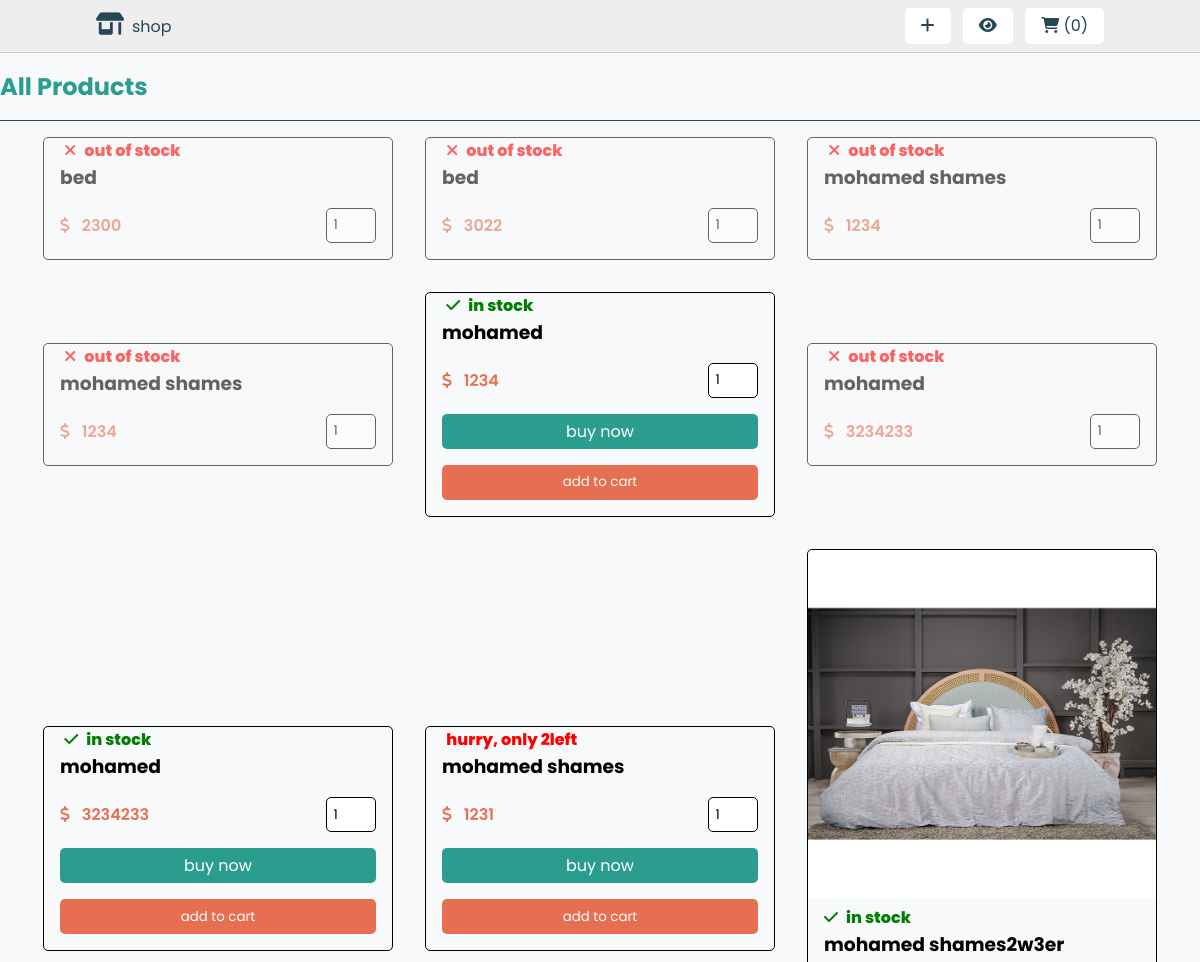
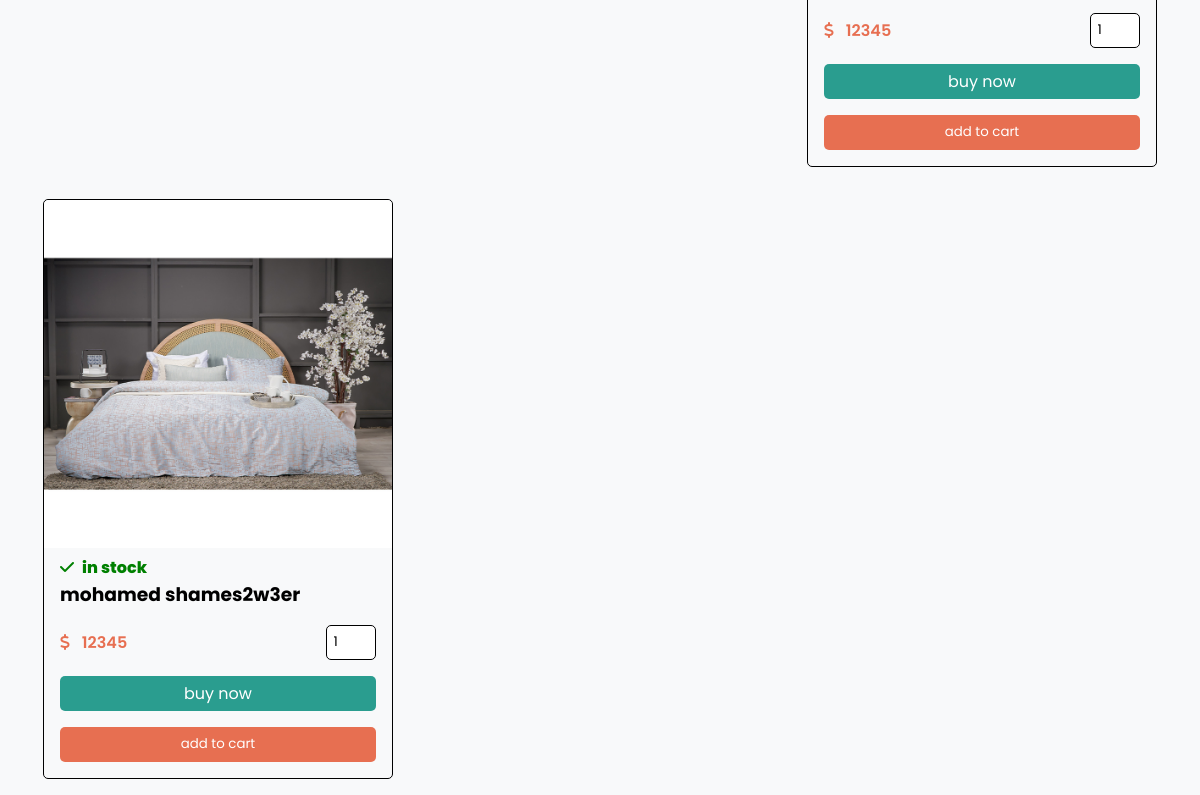
Screenshot of /pages/view_products.php with the database file from the repository (2 pictures, top to bottom).
### tables this page shows
CREATE TABLE `products` (
  `id` varchar(20) NOT NULL,
  `name` varchar(200) NOT NULL,
  `price` varchar(50) NOT NULL,
  `stock` int(100) NOT NULL,
  `image` varchar(30) NOT NULL
);

### pages/view_products.php (the view, shortened to what this page needs)
    <?php
        include "../config/connection.php";
    ?>
<!DOCTYPE html>
<html lang="en">
<head>
    <link rel="stylesheet" href="https://cdnjs.cloudflare.com/ajax/libs/font-awesome/6.3.0/css/all.min.css">
    <link rel="stylesheet" href="../css/style.css">
</head>
<body>
    <?php
    include "../components/header_pages.php"
    ?>
    <section class="view_products">
        <h1 class="heading">All Products</h1>
        <div class="box-containe">
            <?php
            $select_products = $conn->prepare("SELECT * FROM `products`");
            $select_products->execute();
            if ($select_products->rowCount() > 0) {
                while ($fetch_product = $select_products->fetch(PDO::FETCH_ASSOC)) {
            ?>
            <form action="#" method="post" class="box <?php if($fetch_product['stock'] == 0){echo 'disabled';};?>">
                <img src="../uploaded_files/<?= $fetch_product["image"]; ?>" alt="" class="image">
                <?php
                    if($fetch_product['stock'] > 9){ ?>
                    <span style="color: green;"><i class="fas fa-check"></i>in stock</span>
                    <?php }elseif($fetch_product['stock'] == 0){ ?>
                        <span style="color: red;"><i class="fas fa-times"></i>out of stock</span>
                        <?php }else { ?>
                            <span style="color: red;">hurry, only <?= $fetch_product["stock"]; ?>left</span>
                <?php } ?>
                <h3 class="name"><?= $fetch_product['name'];?></h3>
                <div class="flex">
                    <p class="price">
                    <i class="fa-solid fa-dollar-sign"></i> <?= $fetch_product['price']; ?>
                    </p>
                    <input type="number" name="qty" value="1" min="1" max="99" maxlength="2" required class="qty">
                </div>
                    <div class="btns">
                    <?php if($fetch_product['stock'] != 0){ ?>
                    <a href="#" class="buy">buy now</a>
                <input type="submit" value="add to cart" name="add_to_cart" class="cart">
                        <?php }; ?>
                    </div>
            </form>
            <?php
                }
            } else {
                echo '<p class="empty">no products added yet!</p>';
            }
            ?>
        </div>
    </section>
</body>
</html>

### components/header_pages.php
<header class="header">
    <div class="flex">
        <a href="../index.php" class="logo"><i class="fas fa-sharp fa-regular fa-shop"></i>shop</a>
        <nav class="navber">
            <a href="../index.php"><i class="fas fa-plus"></i></a>
            <a href="view_products.php"><i class="fas fa-eye"></i></a>
            <?php
                $count_total_cart_items = $conn->prepare("SELECT * FROM `cart` WHERE user_id = ?");
                $count_total_cart_items->execute([$user_id]);
                $total_cart_items = $count_total_cart_items->rowCount();
            ?>
            <a href="#" class="cart-icon"><i class="fas fa-shopping-cart"></i>
            <span>(<?= $total_cart_items;?>)</span></a>
        </nav>
    </div>
</header>

### css/style.css (style rules this page uses)
* { font-family: 'Poppins', sans-serif; outline: none; margin: 0; padding: 0; transition: all 0.3s linear; border: none; text-decoration: none; box-sizing: border-box; scrollbar-width: thin; }
body { background: #f8f9fa; }
.add-product, .view_products { max-width: 1200px; margin: 1rem auto; }
.heading { text-transform: capitalize; color: #2a9d8f; border-bottom: 1px solid #264653; padding-bottom: 1rem; margin-bottom: 1rem; }
.header { padding: .8rem 8%; background: #eee; border-bottom: 1px solid #ccc; }
.flex { display: flex; align-items: center; text-align: center; justify-content: space-between; }
.flex .logo { font-size: 1rem; color: #264653; }
.flex .fa-sharp { margin-right: .5rem; font-size: 1.4rem; }
.navber a { background: #FFF; padding:.4rem 1rem ; color: #264653; border-radius: 5px; margin-left: .5rem; }
form p { color: #808080; font-weight: 500; }
form span { font-weight: 800; color: red; }
form i { margin-right: .5rem; }
.box-containe { display: grid; grid-template-columns: repeat(auto-fit, 350px); gap: 2rem; align-items: center; justify-content: center; }
.box-containe .box { border: 1px solid #000; border-radius: 5px; }
.box-containe .box.disabled { opacity: .6; pointer-events: none; user-select: none ; }
.box-containe .box .image { width: 100%; border-radius: 5px 5px 0px 0 ; }
.box-containe .box .flex { margin: 0 1rem; }
.box-containe .box span { margin-bottom: .5rem; margin-left: 1rem; margin-right: 1rem; }
.box-containe .box .qty { height: 35px; width: 50px; border: 1px solid #000; border-radius: 5px; padding: 0.4rem; }
.price { color: #e76f51; font-weight: 600; }
.btns { margin: 1rem; }
.box .buy, .box .cart { display: flex; width: 100%; margin: 1rem 0; background: #2a9d8f; color: #fff; height: 35px; align-items: center; text-align: center; justify-content: center; border-radius: 5px; cursor: pointer; }
.box .cart { background-color: #e76f51; }
.box-containe .box .name { margin: 0 1rem 1rem; }

### rows the page displays
products: stock 0 (drawn), name "bed", price "2300"
products: stock 0 (drawn), name "bed", price "3022"
products: stock 0 (drawn), name "mohamed shames", price "1234"
products: stock 0 (drawn), name "mohamed shames", price "1234"
products: stock "in stock", name "mohamed", price "1234"
products: stock 0 (drawn), name "mohamed", price "3234233"
products: stock "in stock", name "mohamed", price "3234233"
products: stock "2", name "mohamed shames", price "1231"
products: image (picture), stock "in stock", name "mohamed shames2w3er", price "12345"
products: image (picture), stock "in stock", name "mohamed shames2w3er", price "12345"

### other values shown
$total_cart_items "0"
